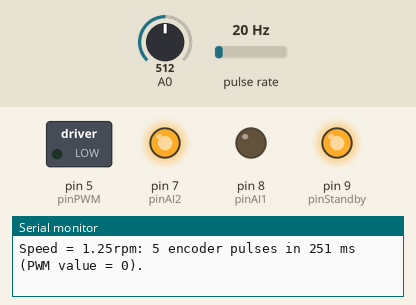
The sketch below on a simulated Arduino Uno, built with avr-gcc and run on an emulated ATmega328P. Shown: switched loads named in the sketch (green lamp = pin HIGH), output pins drawn as LEDs (lit = HIGH), the last lines printed to the serial monitor. Wiring (inferred from the names in the program): pulse sensor: data pin 2. Inputs (shaded band) come from the test bench; at power-on: A0 = 512, pulse rate 20 Hz.

Above: at 1.2 s.
1.3 s: A0 set to 716
At 2.5 s:
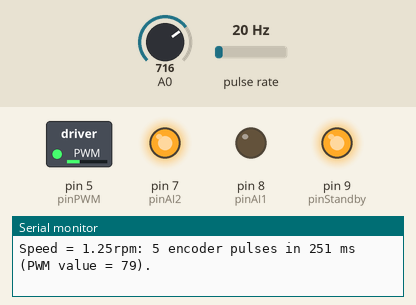
2.8 s: A0 set to 900
At 3.7 s:
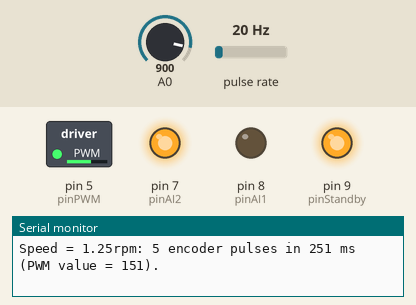
4.3 s: A0 set to 1023
At 4.8 s:
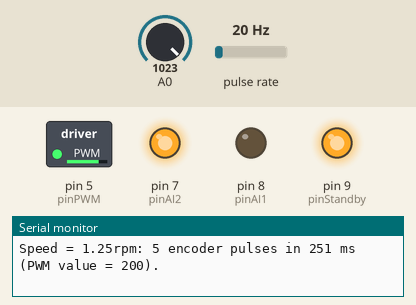
5.8 s: A0 set to 511
At 7.0 s:
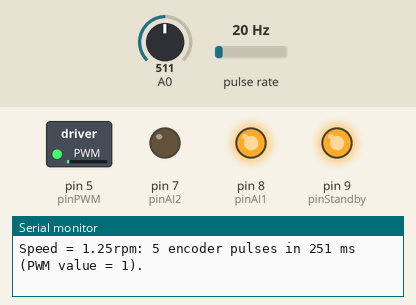
7.3 s: A0 set to 306
At 8.3 s:
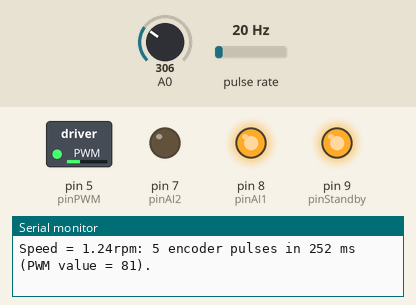
8.8 s: A0 set to 122
At 9.4 s:
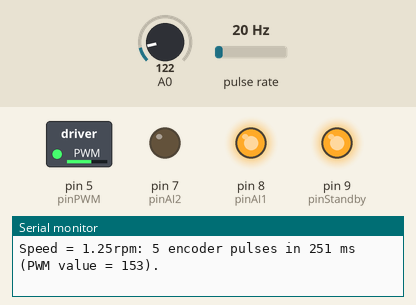
Timing chart, 0 to 11.3 s (numbered marks = the images above; inputs shaded):
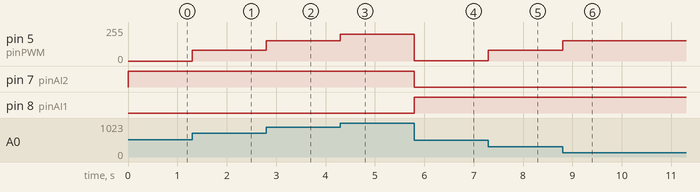

The sketch:

ex4-motor-and-encoder.ino
```cpp
int potValue = 0;
float motorSpeed = 0;

const byte encoderAPin = 2;
volatile long counterA = 0;
unsigned long counterAlast = 0;
unsigned long counterAdiff = 0;
// Pin assignments for Motor Driver Inputs:
const int pinAI1 = 8; const int pinAI2 = 7;
const int pinPWM = 5; const int pinStandby = 9;
// Some variables for controlling code execution rates:
unsigned long timestamp = millis();
unsigned long elapsed = 0;
// Arduino output variables:
boolean AI1 = false; boolean AI2 = true;
int pwmValue = 100; // PWM value to be written to PWMA

void setup(){
  // Configure the Arduino digital output pins
  pinMode(pinAI1, OUTPUT); pinMode(pinAI2, OUTPUT);
  pinMode(pinPWM, OUTPUT); pinMode(pinStandby, OUTPUT);
  attachInterrupt(
    digitalPinToInterrupt(encoderAPin),
    encoderAInterrupt,
    FALLING
  );

  //Initialize the serial port
  Serial.begin(9600);
  // Set standby to high to enable motor operation:
  digitalWrite(pinStandby, HIGH);
}

void loop(){
  // read the value of the potentiometer
  potValue = analogRead(A0);
  // Scale this to an applicable PWM range for the motor:
  potValue = map(potValue, 0, 1023, -200, 200);
  // change the motor direction based on the sign of potValue:
  if (potValue < 0){
    AI1 = true; AI2 = false;
  }
  else {
    AI1 = false; AI2 = true;
  }
  pwmValue = abs(potValue);

  // Send signals to Pins AI1 and AI2 (direction of rotation)
  digitalWrite(pinAI1, AI1); digitalWrite(pinAI2, AI2);
  // Write the pwmValue to the PWM pin (to control motor speed)
  analogWrite(pinPWM, pwmValue);

  elapsed = millis() - timestamp;
  if (elapsed > 250){
    counterAdiff = counterA-counterAlast;
    counterAlast = counterA;
    // calculate motor speed:
    motorSpeed = float(60*counterAdiff*1000)/float(8*120*elapsed);

    // Print to the serial monitor:
    Serial.print("Speed = "); Serial.print(motorSpeed); Serial.print("rpm: ");
    Serial.print(counterAdiff); Serial.print(" encoder pulses in ");
    Serial.print(elapsed); Serial.print(" ms (PWM value = ");
    Serial.print(pwmValue); Serial.println(").");
    timestamp = millis(); // reset the timestamp
  }
}

// Interrupt routine for Encoder A
void encoderAInterrupt() {
  counterA++;
}
```

Measured:
- after the input at 1.3 s, pin 5 (pinPWM): 0/255 → 79/255 at once
- after the input at 2.8 s, pin 5 (pinPWM): 79/255 → 151/255 at once
- after the input at 4.3 s, pin 5 (pinPWM): 151/255 → 200/255 at once
- after the input at 5.8 s, pin 5 (pinPWM): 200/255 → 1/255 at once; pin 7 (pinAI2): HIGH → LOW at once; pin 8 (pinAI1): LOW → HIGH at once
- after the input at 7.3 s, pin 5 (pinPWM): 1/255 → 81/255 at once
- after the input at 8.8 s, pin 5 (pinPWM): 81/255 → 153/255 at once
